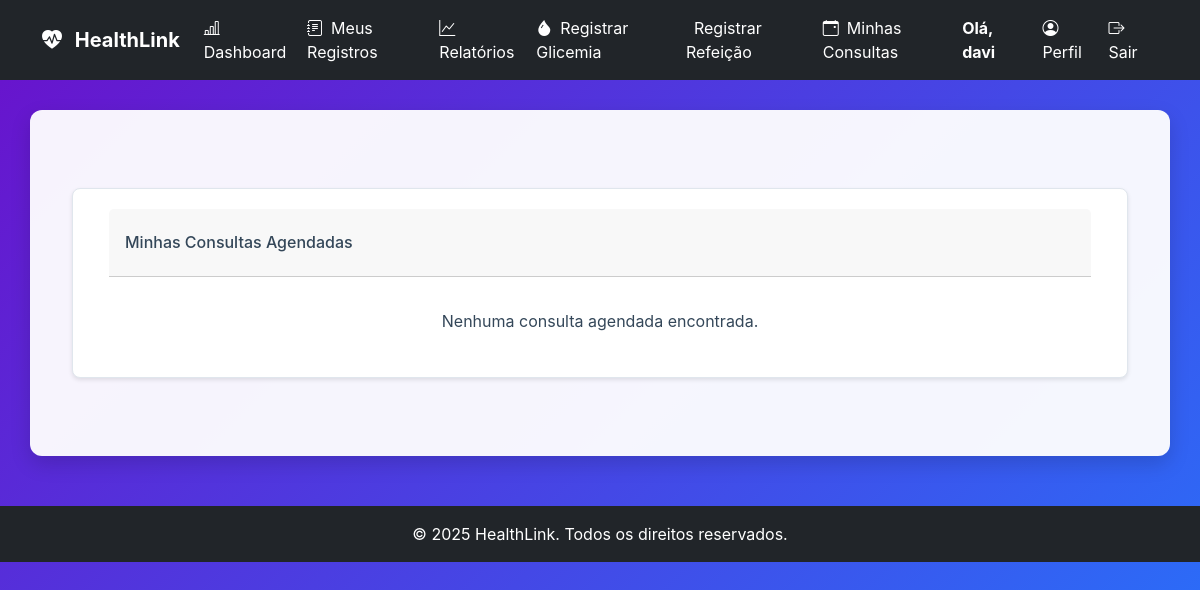
/minhas_consultas (signed in), run on an earlier commit of the app's database.
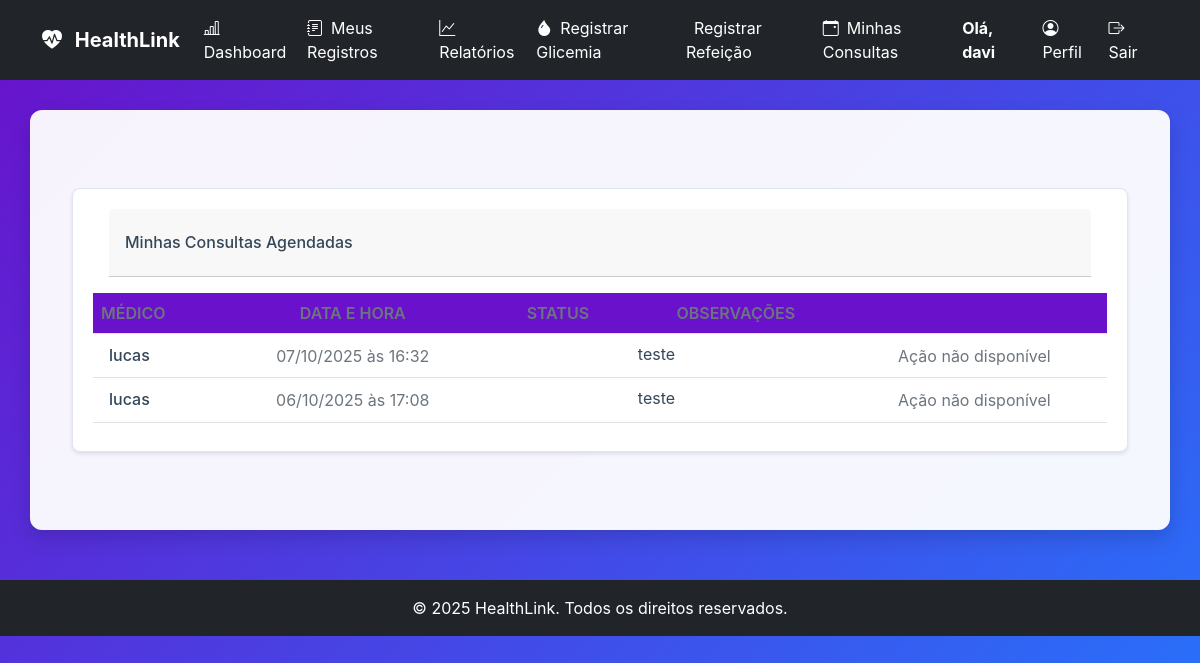
And on a later commit of the database.
### tables this page shows
CREATE TABLE agendamentos (
                    id INTEGER PRIMARY KEY,
                    paciente_id INTEGER NOT NULL,
                    medico_id INTEGER NOT NULL,
                    data_hora TEXT NOT NULL,
                    status TEXT NOT NULL, observacoes TEXT,
                    FOREIGN KEY (paciente_id) REFERENCES users (id),
                    FOREIGN KEY (medico_id) REFERENCES users (id)
                );

CREATE TABLE users (
                    id INTEGER PRIMARY KEY,
                    username TEXT UNIQUE NOT NULL,
                    password_hash TEXT NOT NULL,
                    role TEXT NOT NULL DEFAULT 'paciente',
                    email TEXT,
                    nome TEXT,
                    razao_ic REAL,
                    fator_sensibilidade REAL,
                    data_nascimento TEXT,
                    sexo TEXT
                , nome_completo TEXT, telefone TEXT, medico_id INTEGER, meta_glicemia INTEGER, documento TEXT, crm TEXT, especialidade TEXT, cns TEXT, ric_manha REAL, ric_almoco REAL, ric_jantar REAL, fsi_manha REAL, fsi_almoco REAL, fsi_jantar REAL);

### app.py (the view)
@app.route('/minhas_consultas')
@login_required
def minhas_consultas():
    if not current_user.is_paciente:
        flash('Acesso não autorizado. Esta página é para pacientes.', 'danger')
        return redirect(url_for('dashboard'))
    agendamentos = db_manager.buscar_agendamentos_paciente(current_user.id)
    return render_template('minhas_consultas.html', agendamentos=agendamentos)

### app.py (called while the page is built)
def get_status_class(status):
    status = status.lower() # Garante que a comparação seja insensível a maiúsculas/minúsculas
    if status == 'agendado':
        return 'info'
    elif status == 'confirmado':
        return 'success'
    elif status == 'cancelado':
        return 'danger'
    elif status == 'realizado':
        return 'secondary'
    return 'light' # Cor padrão/fallback

@app.context_processor
def inject_now():
    return {'now': datetime.now}

### database_manager.py (called while the page is built)
    def get_db_connection(self):
        conn = sqlite3.connect(self.db_path)
        conn.execute("PRAGMA foreign_keys = ON;")
        conn.row_factory = sqlite3.Row
        return conn

    def carregar_usuario_por_id(self, user_id):
        conn = self.get_db_connection()
        user_data = conn.execute(
            "SELECT id, username, role, email, nome_completo, razao_ic, fator_sensibilidade, data_nascimento, sexo, telefone, medico_id FROM users WHERE id = ?",
            (user_id,)
        ).fetchone()
        conn.close()
        return dict(user_data) if user_data else None

### models.py (called while the page is built)
    @property
    def is_paciente(self):
        return self.role == 'paciente' or self.role == 'user'

### templates/minhas_consultas.html (shortened to what the changed rows need)
{% extends "base.html" %}
{% block content %}
<div class="container-fluid py-4">
    <div class="row">
        <div class="col-12">
            <div class="card my-4">
                <div class="card-body px-0 pb-2">
                    <div class="table-responsive p-0">
                        {% if agendamentos %}
                        <table class="table align-items-center mb-0">
                            <thead>
                                <tr>
                                    <th class="text-uppercase text-secondary text-xxs font-weight-bolder opacity-7">
                                        Médico</th>
                                    <th
                                        class="text-center text-uppercase text-secondary text-xxs font-weight-bolder opacity-7 ps-2">
                                        Data e Hora</th>
                                    <th
                                        class="text-center text-uppercase text-secondary text-xxs font-weight-bolder opacity-7">
                                        Status</th>
                                    <th
                                        class="text-center text-uppercase text-secondary text-xxs font-weight-bolder opacity-7">
                                        Observações</th>
                                    <th class="text-secondary opacity-7"></th>
                                </tr>
                            </thead>
                            <tbody>
                                {% for agendamento in agendamentos %}
                                <tr>
                                    <td>
                                        <div class="d-flex px-2 py-1">
                                            <div class="d-flex flex-column justify-content-center">
                                                <h6 class="mb-0 text-sm">{{ agendamento.medico_username }}</h6>
                                            </div>
                                        </div>
                                    </td>
                                    <td class="align-middle text-center text-sm">
                                        {% if agendamento.data_hora %}
                                        <span class="text-secondary text-xs font-weight-bold">{{
                                            agendamento.data_hora.strftime('%d/%m/%Y às %H:%M') }}</span>
                                        {% else %}
                                        <span class="text-danger text-xs font-weight-bold">Data Inválida/Não
                                            Configurada</span>
                                        {% endif %}
                                    </td>
                                    <td class="align-middle text-center text-sm">
                                        <span
                                            class="badge badge-sm bg-gradient-{{ get_status_class(agendamento.status) }}">{{
                                            agendamento.status | capitalize }}</span>
                                    </td>
                                    <td>
                                        <p class="text-xs font-weight-bold mb-0">{{ agendamento.observacoes or 'N/A' }}
                                        </p>
                                    </td>
                                    <td class="align-middle text-center">
                                        <div class="d-flex justify-content-center">
                                            {% if agendamento.status == 'agendado' %}
                                            <form action="{{ url_for('atualizar_status_paciente', id=agendamento.id) }}"
                                                method="post" class="d-inline-block me-2">
                                                <input type="hidden" name="novo_status" value="confirmado">
                                                <button type="submit" class="btn btn-sm btn-success mb-0"
                                                    title="Confirmar">
                                                    <i class="fas fa-check"></i>
                                                </button>
                                            </form>
                                            <form action="{{ url_for('atualizar_status_paciente', id=agendamento.id) }}"
                                                method="post" class="d-inline-block">
                                                <input type="hidden" name="novo_status" value="cancelado">
                                                <button type="submit" class="btn btn-sm btn-danger mb-0"
                                                    title="Cancelar">
                                                    <i class="fas fa-times"></i>
                                                </button>
                                            </form>
                                            {% else %}
                                            <span class="text-secondary text-xs font-weight-bold">Ação não
                                                disponível</span>
                                            {% endif %}
                                        </div>
                                    </td>
                                </tr>
                                {% endfor %}
                            </tbody>
                        </table>
                        {% else %}
                        <p class="text-center text-secondary mt-3">Nenhuma consulta agendada encontrada.</p>
                        {% endif %}
                    </div>
                </div>
            </div>
        </div>
    </div>
</div>
{% endblock %}

What changed in the data, as far as the page shows it:
added agendamentos: medico_username "lucas", data_hora "07/10/2025 às 16:32", observacoes "teste", status "Ação não disponível"
added agendamentos: medico_username "lucas", data_hora "06/10/2025 às 17:08", observacoes "teste", status "Ação não disponível"
Also different on the page:
text no longer shown: "Nenhuma consulta agendada encontrada."
text now shown: "MÉDICO DATA E HORA STATUS OBSERVAÇÕES"
